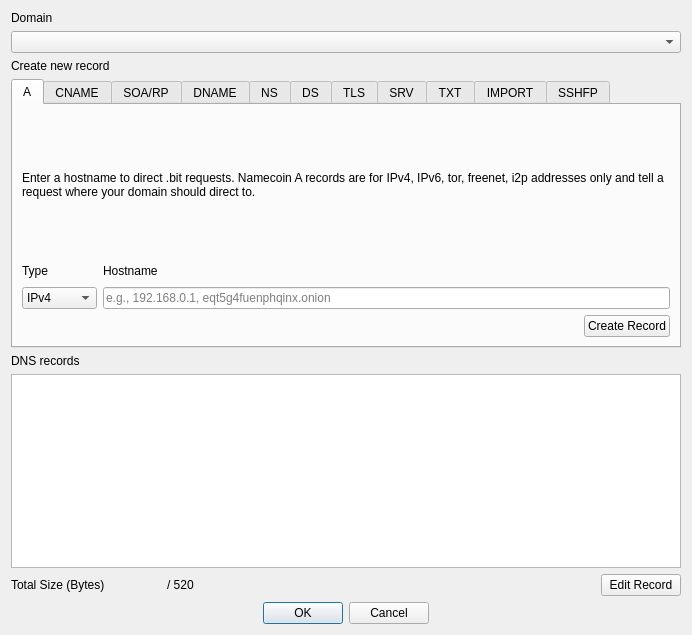
<?xml version="1.0" encoding="UTF-8"?>
<ui version="4.0">
 <class>DNSDialog</class>
 <widget class="QDialog" name="DNSDialog">
  <property name="geometry">
   <rect>
    <x>0</x>
    <y>0</y>
    <width>692</width>
    <height>635</height>
   </rect>
  </property>
  <property name="windowTitle">
   <string>DNS Builder</string>
  </property>
  <property name="modal">
   <bool>true</bool>
  </property>
  <layout class="QVBoxLayout" name="verticalLayout">
   <item>
    <layout class="QVBoxLayout" name="verticalLayout_15">
     <item>
      <widget class="QLabel" name="labelDomain">
       <property name="text">
        <string>Domain</string>
       </property>
      </widget>
     </item>
     <item>
      <widget class="QComboBox" name="comboDomain"/>
     </item>
    </layout>
   </item>
   <item>
    <widget class="QLabel" name="labelCreateRecord">
     <property name="text">
      <string>Create new record</string>
     </property>
     <property name="textFormat">
      <enum>Qt::PlainText</enum>
     </property>
    </widget>
   </item>
   <item>
    <widget class="QTabWidget" name="tabRecords">
     <property name="maximumSize">
      <size>
       <width>16777215</width>
       <height>269</height>
      </size>
     </property>
     <property name="currentIndex">
      <number>0</number>
     </property>
     <widget class="QWidget" name="tabA">
      <attribute name="title">
       <string>A</string>
      </attribute>
      <layout class="QVBoxLayout" name="verticalLayout_Main">
       <item>
        <widget class="QLabel" name="labelADesc">
         <property name="maximumSize">
          <size>
           <width>16777215</width>
           <height>16777215</height>
          </size>
         </property>
         <property name="text">
          <string>Enter a hostname to direct .bit requests. Namecoin A records are for IPv4, IPv6, tor, freenet, i2p addresses only and tell a request where your domain should direct to.</string>
         </property>
         <property name="wordWrap">
          <bool>true</bool>
         </property>
        </widget>
       </item>
       <item>
        <layout class="QHBoxLayout" name="horizontalLayout_2">
         <item>
          <layout class="QVBoxLayout" name="verticalLayout_3">
           <item>
            <widget class="QLabel" name="labelHostType">
             <property name="maximumSize">
              <size>
               <width>16777215</width>
               <height>20</height>
              </size>
             </property>
             <property name="text">
              <string>Type</string>
             </property>
            </widget>
           </item>
           <item>
            <widget class="QComboBox" name="comboHostType">
             <item>
              <property name="text">
               <string>IPv4</string>
              </property>
             </item>
             <item>
              <property name="text">
               <string>IPv6</string>
              </property>
             </item>
             <item>
              <property name="text">
               <string>Tor</string>
              </property>
             </item>
             <item>
              <property name="text">
               <string>Freenet</string>
              </property>
             </item>
             <item>
              <property name="text">
               <string>I2P</string>
              </property>
             </item>
             <item>
              <property name="text">
               <string>ZeroNet</string>
              </property>
             </item>
            </widget>
           </item>
          </layout>
         </item>
         <item>
          <layout class="QVBoxLayout" name="verticalLayout_8">
           <item>
            <widget class="QLabel" name="labelAHostname">
             <property name="maximumSize">
              <size>
               <width>16777215</width>
               <height>20</height>
              </size>
             </property>
             <property name="text">
              <string>Hostname</string>
             </property>
            </widget>
           </item>
           <item>
            <widget class="QValidatedLineEdit" name="editAHostname">
             <property name="text">
              <string/>
             </property>
             <property name="placeholderText">
              <string>e.g., 192.168.0.1, eqt5g4fuenphqinx.onion</string>
             </property>
            </widget>
           </item>
          </layout>
         </item>
        </layout>
       </item>
       <item>
        <layout class="QHBoxLayout" name="horizontalLayout_3">
         <item>
          <spacer name="horizontalSpacer">
           <property name="orientation">
            <enum>Qt::Horizontal</enum>
           </property>
           <property name="sizeHint" stdset="0">
            <size>
             <width>40</width>
             <height>20</height>
            </size>
           </property>
          </spacer>
         </item>
         <item>
          <widget class="QPushButton" name="btnACreate">
           <property name="text">
            <string>Create Record</string>
           </property>
          </widget>
         </item>
        </layout>
       </item>
      </layout>
     </widget>
     <widget class="QWidget" name="tabCNAME">
      <attribute name="title">
       <string>CNAME</string>
      </attribute>
      <layout class="QVBoxLayout" name="verticalLayout_Network">
       <item>
        <widget class="QLabel" name="labelCNAMEDesc">
         <property name="text">
          <string>CNAME records act as an alias by mapping a hostname to another hostname. Absolute domain names end with a dot (.).</string>
         </property>
         <property name="wordWrap">
          <bool>true</bool>
         </property>
        </widget>
       </item>
       <item>
        <layout class="QHBoxLayout" name="horizontalLayout_6">
         <!-- TODO: Reconcile this with Namecoin Core, which includes a "Hostname" field. -->
         <!--<item>
          <layout class="QVBoxLayout" name="verticalLayout_11">
           <item>
            <widget class="QLabel" name="labelCNAMEHost">
             <property name="maximumSize">
              <size>
               <width>16777215</width>
               <height>20</height>
              </size>
             </property>
             <property name="text">
              <string>Hostname</string>
             </property>
            </widget>
           </item>
           <item>
            <widget class="QValidatedLineEdit" name="editCNAMEHost">
             <property name="placeholderText">
              <string>e.g., www, mail</string>
             </property>
            </widget>
           </item>
          </layout>
         </item>-->
         <item>
          <layout class="QVBoxLayout" name="verticalLayout_12">
           <item>
            <widget class="QLabel" name="labelCNAMEAlias">
             <property name="maximumSize">
              <size>
               <width>16777215</width>
               <height>20</height>
              </size>
             </property>
             <property name="text">
              <string>Alias of</string>
             </property>
            </widget>
           </item>
           <item>
            <widget class="QValidatedLineEdit" name="editCNAMEAlias">
             <property name="text">
              <string/>
             </property>
             <property name="placeholderText">
              <string>e.g., namecoin.bit.</string>
             </property>
            </widget>
           </item>
          </layout>
         </item>
        </layout>
       </item>
       <item>
        <layout class="QHBoxLayout" name="horizontalLayout_7">
         <item>
          <spacer name="horizontalSpacer_3">
           <property name="orientation">
            <enum>Qt::Horizontal</enum>
           </property>
           <property name="sizeHint" stdset="0">
            <size>
             <width>40</width>
             <height>20</height>
            </size>
           </property>
          </spacer>
         </item>
         <item>
          <widget class="QPushButton" name="btnCNAMECreate">
           <property name="text">
            <string>Create Record</string>
           </property>
          </widget>
         </item>
        </layout>
       </item>
      </layout>
     </widget>
     <widget class="QWidget" name="tabSOARP">
      <attribute name="title">
       <string>SOA/RP</string>
      </attribute>
      <layout class="QVBoxLayout" name="verticalLayout_Window">
       <item>
        <widget class="QLabel" name="labelSOARPDesc">
         <property name="text">
          <string>Domain holder e-mail address and/or information. (This is recommended at the domain level and will be inserted into the SOA record of DNS bridges.)</string>
         </property>
         <property name="wordWrap">
          <bool>true</bool>
         </property>
        </widget>
       </item>
       <item>
        <layout class="QVBoxLayout" name="verticalLayout_19">
         <item>
          <widget class="QLabel" name="labelSOARPEmail">
           <property name="text">
            <string>Email</string>
           </property>
          </widget>
         </item>
         <item>
          <widget class="QValidatedLineEdit" name="editSOARPEmail">
           <property name="placeholderText">
            <string>e.g., email@host.domain</string>
           </property>
          </widget>
         </item>
         <item>
          <widget class="QLabel" name="labelSOARPInfo">
           <property name="text">
            <string>Info</string>
           </property>
          </widget>
         </item>
         <item>
          <widget class="QLineEdit" name="editSOARPInfo">
           <property name="placeholderText">
            <string>e.g., Example Name</string>
           </property>
          </widget>
         </item>
        </layout>
       </item>
       <item>
        <layout class="QHBoxLayout" name="horizontalLayout_4">
         <item>
          <spacer name="horizontalSpacer_2">
           <property name="orientation">
            <enum>Qt::Horizontal</enum>
           </property>
           <property name="sizeHint" stdset="0">
            <size>
             <width>40</width>
             <height>20</height>
            </size>
           </property>
          </spacer>
         </item>
         <item>
          <widget class="QPushButton" name="btnSOARPCreate">
           <property name="text">
            <string>Create Record</string>
           </property>
          </widget>
         </item>
        </layout>
       </item>
      </layout>
     </widget>
     <widget class="QWidget" name="tabDNAME">
      <attribute name="title">
       <string>DNAME</string>
      </attribute>
      <layout class="QVBoxLayout" name="verticalLayout_Display">
       <item>
        <widget class="QLabel" name="labelDNAMEDesc">
         <property name="text">
          <string>Specifies that all subdomains of this name are translated to the given string before lookup. As with CNAME, absolute domain names end with a dot (.).</string>
         </property>
         <property name="wordWrap">
          <bool>true</bool>
         </property>
        </widget>
       </item>
       <item>
        <widget class="QValidatedLineEdit" name="editDNAMEHost">
         <property name="placeholderText">
          <string>e.g., otherhost.bit.</string>
         </property>
        </widget>
       </item>
       <item>
        <layout class="QHBoxLayout" name="horizontalLayout_1_Display">
         <item>
          <spacer name="horizontalSpacer_4">
           <property name="orientation">
            <enum>Qt::Horizontal</enum>
           </property>
           <property name="sizeHint" stdset="0">
            <size>
             <width>40</width>
             <height>20</height>
            </size>
           </property>
          </spacer>
         </item>
         <item>
          <widget class="QPushButton" name="btnDNAMECreate">
           <property name="text">
            <string>Create Record</string>
           </property>
          </widget>
         </item>
        </layout>
       </item>
      </layout>
     </widget>
     <widget class="QWidget" name="tabNS">
      <property name="autoFillBackground">
       <bool>false</bool>
      </property>
      <attribute name="title">
       <string>NS</string>
      </attribute>
      <layout class="QVBoxLayout" name="verticalLayout_2" stretch="0,0,0">
       <item>
        <widget class="QLabel" name="labelNSDesc">
         <property name="text">
          <!-- TODO: Reconcile this text with Namecoin Core, which recommends listing multiple nameservers at once. -->
          <string>Master nameserver of the configured domain. Note that this delegates all IP related responsibility of this domain and its sub-domains to the master server, effectively bypassing other settings (e.g. A records). Absolute domains must end in a dot (.). IP addresses are not allowed.</string>
         </property>
         <property name="wordWrap">
          <bool>true</bool>
         </property>
        </widget>
       </item>
       <item>
        <widget class="QValidatedLineEdit" name="editNSHosts">
         <property name="placeholderText">
          <string>e.g., ns1.myserver.net.</string>
         </property>
        </widget>
       </item>
       <item>
        <layout class="QHBoxLayout" name="horizontalLayout_5">
         <item>
          <spacer name="horizontalSpacer_5">
           <property name="orientation">
            <enum>Qt::Horizontal</enum>
           </property>
           <property name="sizeHint" stdset="0">
            <size>
             <width>40</width>
             <height>20</height>
            </size>
           </property>
          </spacer>
         </item>
         <item>
          <widget class="QPushButton" name="btnNSCreate">
           <property name="text">
            <string>Create Record</string>
           </property>
          </widget>
         </item>
        </layout>
       </item>
      </layout>
     </widget>
     <widget class="QWidget" name="tabDS">
      <attribute name="title">
       <string>DS</string>
      </attribute>
      <layout class="QVBoxLayout" name="verticalLayout_5">
       <item>
        <widget class="QLabel" name="labelDSDesc">
         <property name="text">
          <string>DNSSEC fingerprints for securing the domain when used with DNS via ns. Format roughly mirrors RFC3658. </string>
         </property>
         <property name="wordWrap">
          <bool>true</bool>
         </property>
        </widget>
       </item>
       <item>
        <layout class="QHBoxLayout" name="horizontalLayout_8">
         <item>
          <layout class="QVBoxLayout" name="verticalLayout_6">
           <item>
            <widget class="QLabel" name="labelDSKeyTag">
             <property name="maximumSize">
              <size>
               <width>16777215</width>
               <height>20</height>
              </size>
             </property>
             <property name="text">
              <string>Keytag</string>
             </property>
            </widget>
           </item>
           <item>
            <widget class="QValidatedLineEdit" name="editDSKeyTag">
             <property name="placeholderText">
              <string>e.g., 31381</string>
             </property>
            </widget>
           </item>
          </layout>
         </item>
         <item>
          <layout class="QVBoxLayout" name="verticalLayout_7">
           <item>
            <widget class="QLabel" name="labelDSAlgorithm">
             <property name="maximumSize">
              <size>
               <width>75</width>
               <height>20</height>
              </size>
             </property>
             <property name="text">
              <string>Algorithm</string>
             </property>
            </widget>
           </item>
           <item>
            <widget class="QValidatedLineEdit" name="editDSAlgorithm">
             <property name="maximumSize">
              <size>
               <width>75</width>
               <height>16777215</height>
              </size>
             </property>
             <property name="placeholderText">
              <string>e.g., 8</string>
             </property>
            </widget>
           </item>
          </layout>
         </item>
         <item>
          <layout class="QVBoxLayout" name="verticalLayout_10">
           <item>
            <widget class="QLabel" name="labelDSHashType">
             <property name="maximumSize">
              <size>
               <width>75</width>
               <height>20</height>
              </size>
             </property>
             <property name="text">
              <string>HashType</string>
             </property>
            </widget>
           </item>
           <item>
            <widget class="QValidatedLineEdit" name="editDSHashType">
             <property name="maximumSize">
              <size>
               <width>75</width>
               <height>16777215</height>
              </size>
             </property>
             <property name="placeholderText">
              <string>e.g., 1</string>
             </property>
            </widget>
           </item>
          </layout>
         </item>
         <item>
          <layout class="QVBoxLayout" name="verticalLayout_14">
           <item>
            <widget class="QLabel" name="labelDSHash">
             <property name="maximumSize">
              <size>
               <width>16777215</width>
               <height>20</height>
              </size>
             </property>
             <property name="text">
              <string>Hash (Base64)</string>
             </property>
            </widget>
           </item>
           <item>
            <widget class="QValidatedLineEdit" name="editDSHash">
             <property name="placeholderText">
              <string>e.g., pA1W...ceTI=</string>
             </property>
            </widget>
           </item>
          </layout>
         </item>
        </layout>
       </item>
       <item>
        <layout class="QHBoxLayout" name="horizontalLayout_9">
         <item>
          <spacer name="horizontalSpacer_6">
           <property name="orientation">
            <enum>Qt::Horizontal</enum>
           </property>
           <property name="sizeHint" stdset="0">
            <size>
             <width>40</width>
             <height>20</height>
            </size>
           </property>
          </spacer>
         </item>
         <item>
          <widget class="QPushButton" name="btnDSCreate">
           <property name="text">
            <string>Create Record</string>
           </property>
          </widget>
         </item>
        </layout>
       </item>
      </layout>
     </widget>
     <widget class="QWidget" name="tabTLS">
      <attribute name="title">
       <string>TLS</string>
      </attribute>
      <layout class="QVBoxLayout" name="verticalLayout_9">
       <item>
        <widget class="QLabel" name="labelTLSDesc">
         <property name="text">
          <string>A TLS record authenticates TLS servers without a public certificate authority.  For compatibility with ncp11 (e.g. Tor Browser), leave all settings other than Certificate Association Data at their default.</string>
         </property>
         <property name="wordWrap">
          <bool>true</bool>
         </property>
        </widget>
       </item>
       <item>
        <layout class="QHBoxLayout" name="horizontalLayout_15">
         <item>
          <layout class="QVBoxLayout" name="verticalLayout_25">
           <item>
            <widget class="QLabel" name="labelTLSProto">
             <property name="maximumSize">
              <size>
               <width>16777215</width>
               <height>20</height>
              </size>
             </property>
             <property name="text">
              <string>Proto</string>
             </property>
            </widget>
           </item>
           <item>
            <widget class="QLineEdit" name="editTLSProto">
             <property name="placeholderText">
              <string>e.g., tcp</string>
             </property>
             <property name="text">
              <string>tcp</string>
             </property>
            </widget>
           </item>
          </layout>
         </item>
         <item>
          <layout class="QVBoxLayout" name="verticalLayout_18">
           <item>
            <widget class="QLabel" name="labelTLSPort">
             <property name="maximumSize">
              <size>
               <width>16777215</width>
               <height>20</height>
              </size>
             </property>
             <property name="text">
              <string>Port</string>
             </property>
            </widget>
           </item>
           <item>
            <widget class="QLineEdit" name="editTLSPort">
             <property name="placeholderText">
              <string>e.g., 443</string>
             </property>
             <property name="text">
              <string>443</string>
             </property>
            </widget>
           </item>
          </layout>
         </item>
         <item>
          <layout class="QVBoxLayout" name="verticalLayout_13">
           <item>
            <widget class="QLabel" name="labelTLSCertUsage">
             <property name="maximumSize">
              <size>
               <width>16777215</width>
               <height>20</height>
              </size>
             </property>
             <property name="text">
              <string>Cert. Usage</string>
             </property>
            </widget>
           </item>
           <item>
            <widget class="QValidatedLineEdit" name="editTLSCertUsage">
             <property name="placeholderText">
              <string>e.g., 2</string>
             </property>
             <property name="text">
              <string>2</string>
             </property>
            </widget>
           </item>
          </layout>
         </item>
         <item>
          <layout class="QVBoxLayout" name="verticalLayout_16">
           <item>
            <widget class="QLabel" name="labelTLSSelector">
             <property name="maximumSize">
              <size>
               <width>16777215</width>
               <height>20</height>
              </size>
             </property>
             <property name="text">
              <string>Selector</string>
             </property>
            </widget>
           </item>
           <item>
            <widget class="QValidatedLineEdit" name="editTLSSelector">
             <property name="placeholderText">
              <string>e.g., 1</string>
             </property>
             <property name="text">
              <string>1</string>
             </property>
            </widget>
           </item>
          </layout>
         </item>
         <item>
          <layout class="QVBoxLayout" name="verticalLayout_17">
           <item>
            <widget class="QLabel" name="labelTLSMatchingType">
             <property name="maximumSize">
              <size>
               <width>16777215</width>
               <height>20</height>
              </size>
             </property>
             <property name="text">
              <string>Matching Type</string>
             </property>
            </widget>
           </item>
           <item>
            <widget class="QValidatedLineEdit" name="editTLSMatchingType">
             <property name="placeholderText">
              <string>e.g., 0</string>
             </property>
             <property name="text">
              <string>0</string>
             </property>
            </widget>
           </item>
          </layout>
         </item>
        </layout>
       </item>
       <item>
        <widget class="QLabel" name="label_24">
         <property name="text">
          <string>Certificate Association Data (Base64)</string>
         </property>
        </widget>
       </item>
       <item>
        <widget class="QPlainTextEdit" name="editTLSData">
         <property name="placeholderText">
          <string>e.g., MFkwEwYHKoZIzj0CAQYIKoZIzj0DAQcDQgAEURoQKhqi6Sghol6CAPyw/YgO4tK1IrAkWe/QT1VouB9toJSBmR7BxmsIPS+OAaFwaLNhyV5K4cAED8HZTaYwWQ==</string>
         </property>
        </widget>
       </item>
       <item>
        <layout class="QHBoxLayout" name="horizontalLayout_16">
         <item>
          <spacer name="horizontalSpacer_8">
           <property name="orientation">
            <enum>Qt::Horizontal</enum>
           </property>
           <property name="sizeHint" stdset="0">
            <size>
             <width>40</width>
             <height>20</height>
            </size>
           </property>
          </spacer>
         </item>
         <item>
          <widget class="QPushButton" name="btnTLSCreate">
           <property name="text">
            <string>Create Record</string>
           </property>
          </widget>
         </item>
        </layout>
       </item>
      </layout>
     </widget>
     <widget class="QWidget" name="tabSRV">
      <attribute name="title">
       <string>SRV</string>
      </attribute>
      <layout class="QVBoxLayout" name="verticalLayout_20">
       <item>
        <widget class="QLabel" name="labelSRVDesc">
         <property name="text">
          <string>Used to identify hosts that support particular services (e.g., imap, pop, https, etc) as per DNS SRV records. In the host field, absolute domain names end with a dot (.).</string>
         </property>
         <property name="wordWrap">
          <bool>true</bool>
         </property>
        </widget>
       </item>
       <item>
        <layout class="QHBoxLayout" name="horizontalLayout_11">
         <item>
          <layout class="QVBoxLayout" name="verticalLayout_21">
           <item>
            <widget class="QLabel" name="labelSRVPriority">
             <property name="maximumSize">
              <size>
               <width>55</width>
               <height>20</height>
              </size>
             </property>
             <property name="text">
              <string>Priority</string>
             </property>
            </widget>
           </item>
           <item>
            <widget class="QValidatedLineEdit" name="editSRVPriority">
             <property name="maximumSize">
              <size>
               <width>80</width>
               <height>16777215</height>
              </size>
             </property>
             <property name="placeholderText">
              <string>e.g., 10</string>
             </property>
            </widget>
           </item>
          </layout>
         </item>
         <item>
          <layout class="QVBoxLayout" name="verticalLayout_23">
           <item>
            <widget class="QLabel" name="labelSRVWeight">
             <property name="maximumSize">
              <size>
               <width>90</width>
               <height>20</height>
              </size>
             </property>
             <property name="text">
              <string>Weight</string>
             </property>
            </widget>
           </item>
           <item>
            <widget class="QValidatedLineEdit" name="editSRVWeight">
             <property name="maximumSize">
              <size>
               <width>90</width>
               <height>16777215</height>
              </size>
             </property>
             <property name="placeholderText">
              <string>e.g., 100</string>
             </property>
            </widget>
           </item>
          </layout>
         </item>
         <item>
          <layout class="QVBoxLayout" name="verticalLayout_24">
           <item>
            <widget class="QLabel" name="labelSRVPort">
             <property name="maximumSize">
              <size>
               <width>55</width>
               <height>20</height>
              </size>
             </property>
             <property name="text">
              <string>Port</string>
             </property>
            </widget>
           </item>
           <item>
            <widget class="QValidatedLineEdit" name="editSRVPort">
             <property name="maximumSize">
              <size>
               <width>75</width>
               <height>16777215</height>
              </size>
             </property>
             <property name="placeholderText">
              <string>e.g., 443</string>
             </property>
            </widget>
           </item>
          </layout>
         </item>
         <item>
          <layout class="QVBoxLayout" name="verticalLayout_26">
           <item>
            <widget class="QLabel" name="labelSRVHost">
             <property name="maximumSize">
              <size>
               <width>16777215</width>
               <height>20</height>
              </size>
             </property>
             <property name="text">
              <string>Host</string>
             </property>
            </widget>
           </item>
           <item>
            <widget class="QValidatedLineEdit" name="editSRVHost">
             <property name="placeholderText">
              <string>e.g., namecoin.bit.</string>
             </property>
            </widget>
           </item>
          </layout>
         </item>
        </layout>
       </item>
       <item>
        <layout class="QHBoxLayout" name="horizontalLayout_17">
         <item>
          <spacer name="horizontalSpacer_9">
           <property name="orientation">
            <enum>Qt::Horizontal</enum>
           </property>
           <property name="sizeHint" stdset="0">
            <size>
             <width>40</width>
             <height>20</height>
            </size>
           </property>
          </spacer>
         </item>
         <item>
          <widget class="QPushButton" name="btnSRVCreate">
           <property name="text">
            <string>Create Record</string>
           </property>
          </widget>
         </item>
        </layout>
       </item>
      </layout>
     </widget>
     <widget class="QWidget" name="tabTXT">
      <attribute name="title">
       <string>TXT</string>
      </attribute>
      <layout class="QVBoxLayout" name="verticalLayout_22">
       <item>
        <widget class="QLabel" name="labelTXTDesc">
         <property name="text">
          <string>TXT records are used to associate a string of text with a hostname. These are primarily used for verification.

</string>
         </property>
         <property name="wordWrap">
          <bool>true</bool>
         </property>
        </widget>
       </item>
       <item>
        <widget class="QLineEdit" name="editTXTData">
         <property name="placeholderText">
          <string>Paste text string here</string>
         </property>
        </widget>
       </item>
       <item>
        <layout class="QHBoxLayout" name="horizontalLayout_12">
         <item>
          <spacer name="horizontalSpacer_10">
           <property name="orientation">
            <enum>Qt::Horizontal</enum>
           </property>
           <property name="sizeHint" stdset="0">
            <size>
             <width>40</width>
             <height>20</height>
            </size>
           </property>
          </spacer>
         </item>
         <item>
          <widget class="QPushButton" name="btnTXTCreate">
           <property name="text">
            <string>Create Record</string>
           </property>
          </widget>
         </item>
        </layout>
       </item>
      </layout>
     </widget>
     <widget class="QWidget" name="tabIMPORT">
      <attribute name="title">
       <string>IMPORT</string>
      </attribute>
      <layout class="QVBoxLayout" name="verticalLayout_27">
       <item>
        <widget class="QLabel" name="labelIMPORTDesc">
         <property name="text">
          <string>Imports specified entries from Namecoin names and merges with the current one. Optionally, import entries and associate them with a designated subdomain.</string>
         </property>
         <property name="wordWrap">
          <bool>true</bool>
         </property>
        </widget>
       </item>
       <item>
        <layout class="QHBoxLayout" name="horizontalLayout_18">
         <item>
          <layout class="QVBoxLayout" name="verticalLayout_28">
           <item>
            <widget class="QLabel" name="labelIMPORTName">
             <property name="maximumSize">
              <size>
               <width>16777215</width>
               <height>20</height>
              </size>
             </property>
             <property name="text">
              <string>Namecoin Name</string>
             </property>
            </widget>
           </item>
           <item>
            <widget class="QValidatedLineEdit" name="editIMPORTName">
             <property name="placeholderText">
              <string>e.g., d/othername</string>
             </property>
            </widget>
           </item>
          </layout>
         </item>
         <item>
          <layout class="QVBoxLayout" name="verticalLayout_29">
           <item>
            <widget class="QLabel" name="labelIMPORTSubdomain">
             <property name="maximumSize">
              <size>
               <width>16777215</width>
               <height>20</height>
              </size>
             </property>
             <property name="text">
              <string>Subdomain (optional)</string>
             </property>
            </widget>
           </item>
           <item>
            <widget class="QValidatedLineEdit" name="editIMPORTSubdomain">
             <property name="placeholderText">
              <string>e.g., www</string>
             </property>
            </widget>
           </item>
          </layout>
         </item>
        </layout>
       </item>
       <item>
        <layout class="QHBoxLayout" name="horizontalLayout_13">
         <item>
          <spacer name="horizontalSpacer_11">
           <property name="orientation">
            <enum>Qt::Horizontal</enum>
           </property>
           <property name="sizeHint" stdset="0">
            <size>
             <width>40</width>
             <height>20</height>
            </size>
           </property>
          </spacer>
         </item>
         <item>
          <widget class="QPushButton" name="btnIMPORTCreate">
           <property name="text">
            <string>Create Record</string>
           </property>
          </widget>
         </item>
        </layout>
       </item>
      </layout>
     </widget>
     <widget class="QWidget" name="tabSSHFP">
      <attribute name="title">
       <string>SSHFP</string>
      </attribute>
      <layout class="QVBoxLayout" name="verticalLayout_30">
       <item>
        <widget class="QLabel" name="labelSSHFPDesc">
         <property name="text">
          <string>SSHFP records are used to identify an SSH fingerprint associated with a domain.</string>
         </property>
        </widget>
       </item>
       <item>
        <layout class="QHBoxLayout" name="horizontalLayout_19">
         <item>
          <layout class="QVBoxLayout" name="verticalLayout_31">
           <item>
            <widget class="QLabel" name="labelSSHFPAlgorithm">
             <property name="maximumSize">
              <size>
               <width>80</width>
               <height>20</height>
              </size>
             </property>
             <property name="text">
              <string>Algorithm</string>
             </property>
            </widget>
           </item>
           <item>
            <widget class="QValidatedLineEdit" name="editSSHFPAlgorithm">
             <property name="maximumSize">
              <size>
               <width>80</width>
               <height>16777215</height>
              </size>
             </property>
             <property name="placeholderText">
              <string>e.g., 2</string>
             </property>
            </widget>
           </item>
          </layout>
         </item>
         <item>
          <layout class="QVBoxLayout" name="verticalLayout_33">
           <item>
            <widget class="QLabel" name="labelSSHFPFingerprintType">
             <property name="maximumSize">
              <size>
               <width>120</width>
               <height>20</height>
              </size>
             </property>
             <property name="text">
              <string>Fingerprint Type</string>
             </property>
            </widget>
           </item>
           <item>
            <widget class="QValidatedLineEdit" name="editSSHFPFingerprintType">
             <property name="maximumSize">
              <size>
               <width>120</width>
               <height>16777215</height>
              </size>
             </property>
             <property name="placeholderText">
              <string>e.g., 1</string>
             </property>
            </widget>
           </item>
          </layout>
         </item>
         <item>
          <layout class="QVBoxLayout" name="verticalLayout_34">
           <item>
            <widget class="QLabel" name="labelSSHFPFingerprint">
             <property name="maximumSize">
              <size>
               <width>16777215</width>
               <height>20</height>
              </size>
             </property>
             <property name="text">
              <string>Fingerprint (Base64)</string>
             </property>
            </widget>
           </item>
           <item>
            <widget class="QValidatedLineEdit" name="editSSHFPFingerprint">
             <property name="placeholderText">
              <string>e.g., EjRWeJq83vZ4kBI0VniavN72eJA=</string>
             </property>
            </widget>
           </item>
          </layout>
         </item>
        </layout>
       </item>
       <item>
        <layout class="QHBoxLayout" name="horizontalLayout_14">
         <item>
          <spacer name="horizontalSpacer_12">
           <property name="orientation">
            <enum>Qt::Horizontal</enum>
           </property>
           <property name="sizeHint" stdset="0">
            <size>
             <width>40</width>
             <height>20</height>
            </size>
           </property>
          </spacer>
         </item>
         <item>
          <widget class="QPushButton" name="btnSSHFPCreate">
           <property name="text">
            <string>Create Record</string>
           </property>
          </widget>
         </item>
        </layout>
       </item>
      </layout>
     </widget>
    </widget>
   </item>
   <item>
    <layout class="QVBoxLayout" name="layoutDNSRecords">
     <item>
      <widget class="QLabel" name="labelDNSRecords">
       <property name="text">
        <string>DNS records</string>
       </property>
      </widget>
     </item>
     <item>
      <!-- TODO: Reconcile this with Namecoin Core's version, which uses QListWidget -->
      <widget class="QTableView" name="listDNSRecords">
       <property name="minimumSize">
        <size>
         <width>0</width>
         <height>150</height>
        </size>
       </property>
      </widget>
     </item>
     <item>
      <layout class="QHBoxLayout" name="horizontalLayout_10">
       <item>
        <widget class="QLabel" name="totalSize">
         <property name="text">
          <string>Total Size (Bytes)</string>
         </property>
        </widget>
       </item>
       <item>
        <widget class="QLabel" name="labelBytes">
         <property name="minimumSize">
          <size>
           <width>50</width>
           <height>0</height>
          </size>
         </property>
         <property name="text">
          <string/>
         </property>
        </widget>
       </item>
       <item>
        <widget class="QLabel" name="labelOfTotal">
         <property name="text">
          <string>/ 520</string>
         </property>
        </widget>
       </item>
       <item>
        <spacer name="horizontalSpacer_7">
         <property name="orientation">
          <enum>Qt::Horizontal</enum>
         </property>
         <property name="sizeHint" stdset="0">
          <size>
           <width>40</width>
           <height>20</height>
          </size>
         </property>
        </spacer>
       </item>
       <item>
        <widget class="QPushButton" name="btnEditRecord">
         <property name="text">
          <string>Edit Record</string>
         </property>
        </widget>
       </item>
      </layout>
     </item>
    </layout>
   </item>
   <item>
    <!-- TODO: Reconcile this with Namecoin Core's version (commented out below) -->
    <!-- TODO: Ask upstream Electrum to switch to QDialogButtonBox. -->
    <widget class="QDialogButtonBox" name="dialogButtons">
     <property name="centerButtons">
      <bool>true</bool>
     </property>
     <property name="standardButtons">
      <set>QDialogButtonBox::Cancel|QDialogButtonBox::Ok</set>
     </property>
    </widget>
    <!--<layout class="QHBoxLayout" name="horizontalLayout_Buttons">
     <item>
      <layout class="QVBoxLayout" name="verticalLayout_4">
       <item>
        <layout class="QHBoxLayout" name="horizontalLayout">
         <item>
          <widget class="QPushButton" name="btnOK">
           <property name="text">
            <string>&amp;OK</string>
           </property>
           <property name="autoDefault">
            <bool>false</bool>
           </property>
           <property name="default">
            <bool>true</bool>
           </property>
          </widget>
         </item>
         <item>
          <widget class="QPushButton" name="btnCancel">
           <property name="text">
            <string>&amp;Cancel</string>
           </property>
           <property name="autoDefault">
            <bool>false</bool>
           </property>
          </widget>
         </item>
        </layout>
       </item>
      </layout>
     </item>
    </layout>-->
   </item>
  </layout>
 </widget>
 <customwidgets>
  <customwidget>
   <class>QValidatedLineEdit</class>
   <extends>QLineEdit</extends>
   <header>qvalidatedlineedit.h</header>
  </customwidget>
 </customwidgets>
 <resources/>
 <connections/>
</ui>
